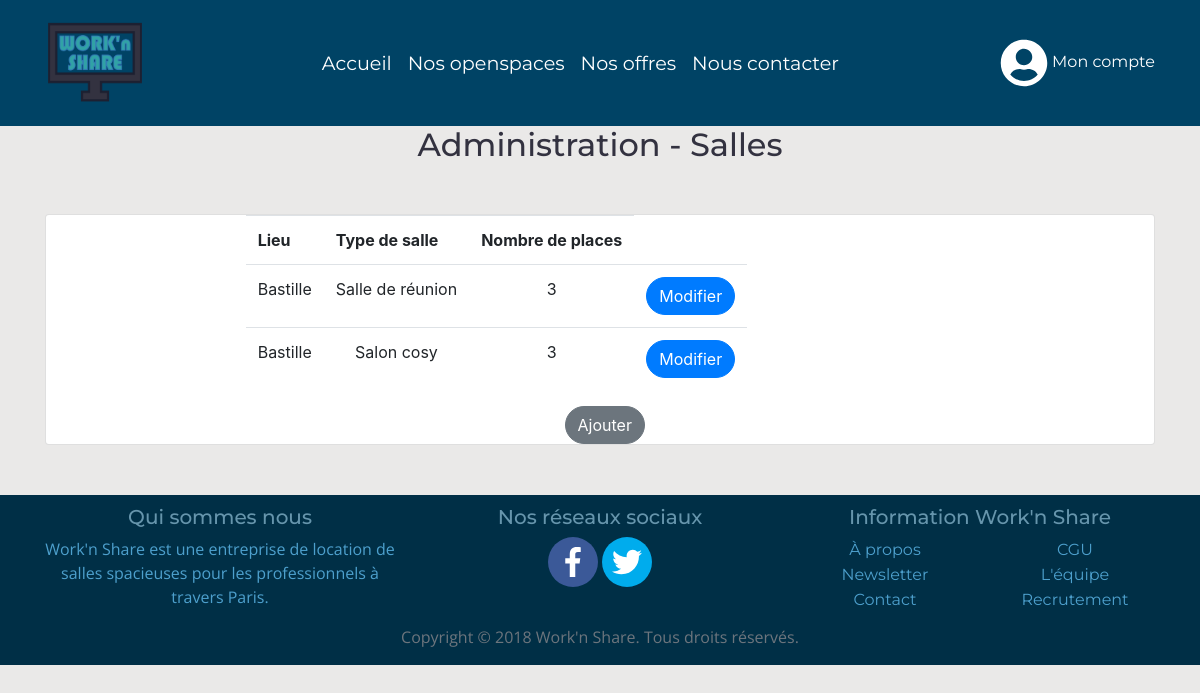
The page /admin_rooms.php (signed in) on the database as committed earlier.
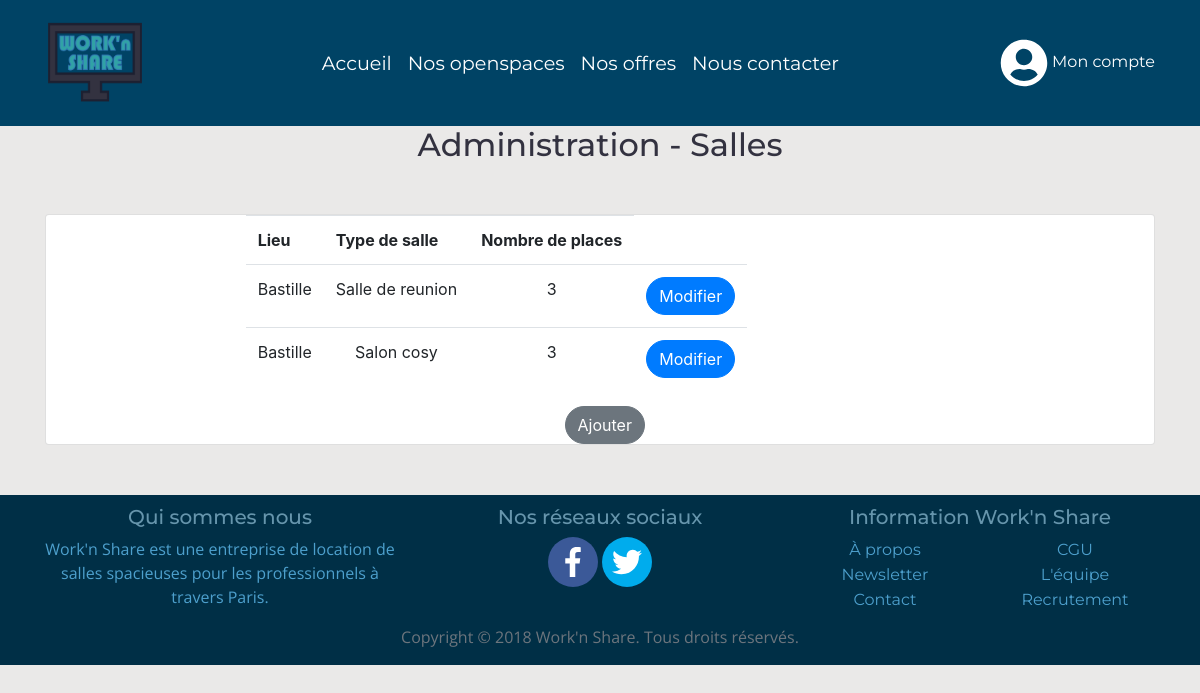
The same page on the database as committed later.
### tables this page shows
CREATE TABLE `room` (
  `id_room` int(11) NOT NULL,
  `type_room` varchar(100) NOT NULL,
  `number_places` int(11) NOT NULL,
  `booked` tinyint(4) NOT NULL DEFAULT '0',
  `id_location` int(11) DEFAULT NULL
);

CREATE TABLE `location` (
  `id_location` int(11) NOT NULL,
  `town` varchar(50) NOT NULL,
  `address` varchar(255) NOT NULL
);

### assets/include/function.php (called while the page is built, shortened)
<?php
function connectDb() {
  try {
    $db = new PDO("mysql:host=".DB_HOST.";dbname=".DB_NAME, DB_USER, DB_PWD);
    $db->setAttribute(PDO::ATTR_ERRMODE, PDO::ERRMODE_EXCEPTION);
  } catch(PDOException $e) {
    die("Erreur de connection: " . $e->getMessage() );
  }
  return $db;
}
function isConnected() {
	if(!empty($_SESSION["account"]["pseudo"]) && !empty($_SESSION["account"]["token"])) {
		$db = connectDb();
		$query = $db->prepare("SELECT id_customer FROM customers WHERE pseudo_customer=:pseudo_customer AND token=:token");
		$query->execute([
      "pseudo_customer"=>$_SESSION["account"]["pseudo"],
			"token"=>$_SESSION["account"]["token"]
		]);
		if($query->rowCount()) {
			$_SESSION["account"]["token"]=generateAccessToken($_SESSION["account"]["pseudo"]);
			return true;
		} else {
			return false;
		}
	}
	return false;
}
function name_town($id){
    $db = connectDb();
    $query = $db->prepare("SELECT town FROM LOCATION WHERE id_location=:id_location");
    $query->bindParam('id_location', $id);
    $query->execute();
    $result = $query->fetch(PDO::FETCH_ASSOC);
    return $result["town"];
}
?>

### admin_rooms.php (the view, shortened to what this page needs)
<?php
    include 'assets/include/head.php';
    $db = connectDb();
    $query = $db->prepare("SELECT * FROM ROOM ORDER BY id_location ASC");
    $query->execute();
    $result = $query->fetchAll();
?>
    <body>
        <?php include 'assets/include/header.php'; ?>
        <section>
            <center><h2>Administration - Salles</h2></center>
            <div class="container main-content">
                <div class="row" style="margin-top:50px; margin-bottom:50px;">
                    <div class="col-md-12">
                        <div class="card">
                            <div class="offset-md-2 col-md-8">
                                <table class="table table-responsive table-hover">
                                    <tr>
                                        <th>Lieu</th>
                                        <th>Type de salle</th>
                                        <th>Nombre de places</th>
                                    </tr>
                                    <?php
                                        foreach($result as $res){
                                                $db = connectDb();
                                                $name =name_town($res[4],$db);
                                            echo '  <tr>
                                                        <td><center>'.$name.'</center></td>
                                                        <td><center>'.$res[1].'</center></td>
                                                        <td><center>'.$res[2].'</center></td>
                                                        <td><a class="btn btn-primary" href="admin_rooms_edit.php?id_room='.$res[0].'&id_location='.$res[4].'" role="button">Modifier</a></td>
                                                    </tr>';
                                        }
                                     ?>
                                </table>
                                <a class="btn btn-secondary" href="admin_rooms_add.php" role="button" style="margin-left:45%;">Ajouter</a>
                            </div>
                        </div>
                    </div>
                </div>
            </div>
        </section>
        <?php include "assets/include/footer.php"; ?>
    </body>
</html>

### assets/include/head.php (shortened to what this page needs)
<?php
require "assets/include/function.php";
?>
<!DOCTYPE html>
<html lang="fr">
  <head>
    <link rel="stylesheet" href="https://maxcdn.bootstrapcdn.com/bootstrap/4.0.0/css/bootstrap.min.css">
    <link rel="stylesheet" href="assets/css/stylesheet.css">
  </head>

### assets/include/header.php (shortened to what this page needs)
<header>
  <nav class="navbar navbar-expand-lg navbar-light" style="background-color: #004365;">
    <div class="container">
      <a class="navbar-brand">
        <img src="assets/image/logo/brandLogo.png" alt="Logo Work'n Share" width="100" height="100">
      </a>
      <div class="collapse navbar-collapse" id="navbarSupportedContent">
        <ul class="navbar-nav mx-auto">
          <li class="nav-item">
            <a class="nav-link nav-link-head" href="./">Accueil</a>
          </li>
          <li class="nav-item">
            <a class="nav-link nav-link-head" href="./#openspaces">Nos openspaces</a>
          </li>
          <li class="nav-item">
            <a class="nav-link nav-link-head" href="./#offers">Nos offres</a>
          </li>
          <li class="nav-item">
            <a class="nav-link nav-link-head" href="./#contact">Nous contacter</a>
          </li>
        </ul>
        <form class="form-inline">
          <?php if (isConnected()) { ?>
            <a href="profil.php" id="icon-my-account">
              <i class="fas fa-user-circle fa-3x align-middle"></i> Mon profil
            </a>
          <?php } else { ?>
            <a href="account.php" id="icon-my-account">
              <i class="fas fa-user-circle fa-3x align-middle"></i> Mon compte
            </a>
          <?php } ?>
        </form>
      </div>
    </div>
  </nav>
</header>

### assets/include/footer.php (shortened to what this page needs)
<footer class="footer">
  <div class="container">
    <div class="row">
      <div class="col-md-4 text-center" style="margin-top:10px;">
        <h5>Qui sommes nous</h5>
        <p>Work'n Share est une entreprise de location de salles spacieuses pour les professionnels à travers Paris.</p>
      </div>
      <div class="col-md-4 text-center" style="margin-top:10px;">
        <h5>Nos réseaux sociaux</h5>
        <a href="#"><i class="fab fa-facebook-f social-network"></i></a>
        <a href="#"><i class="fab fa-twitter social-network"></i></a>
      </div>
      <div class="col-md-4 text-center" style="margin-top:10px;">
        <h5>Information Work'n Share</h5>
        <div class="row">
          <div class="col-md-6">
            <ul>
              <li><a href="#">À propos</a></li>
              <li><a href="#">Newsletter</a></li>
              <li><a href="#">Contact</a></li>
            </ul>
          </div>
          <div class="col-md-6">
            <ul>
              <li><a href="#">CGU</a></li>
              <li><a href="#">L'équipe</a></li>
              <li><a href="#">Recrutement</a></li>
            </ul>
          </div>
        </div>
      </div>
    </div>
    <div class="row">
      <div class="col-md-12">
        <p class="text-muted text-center">Copyright © 2018 Work'n Share. Tous droits réservés.</p>
      </div>
    </div>
  </div>
</footer>

### assets/css/stylesheet.css (style rules this page uses)
html, body { height: 100%; }
body { background-color: #eae9e8; }
ul { list-style-type: none; margin: 0; padding: 0; }
h1, h2, h3, h4, h5, h6 { font-family: 'Montserrat', sans-serif; color: #333240; }
p { font-family: 'Open Sans', sans-serif; }
footer a, header a { font-family: 'Montserrat', sans-serif; text-decoration: none !important; }
footer { background-color: #002f46; margin-top: 50px; color: #4da0cd; }
footer h5 { color: #6695AC; }
footer a { color: #4da0cd; }
.btn { border-radius: 100px; }
.social-network { padding: 10px; font-size: 50px; width: 50px !important; border-radius: 50%; }
.fa-facebook-f { background: #3B5998; color: white; }
.fa-twitter { background: #00aced; color: white; }
.navbar-brand { color: white !important; }
.nav-link-head { font-family: 'Montserrat', sans-serif; color: white !important; font-size: 1.2rem; padding: 1.4rem; }
#icon-my-account { color: white; }

Rows that differ between the two databases and show on the page:
changed room: type_room "Salle de réunion" → "Salle de reunion"
